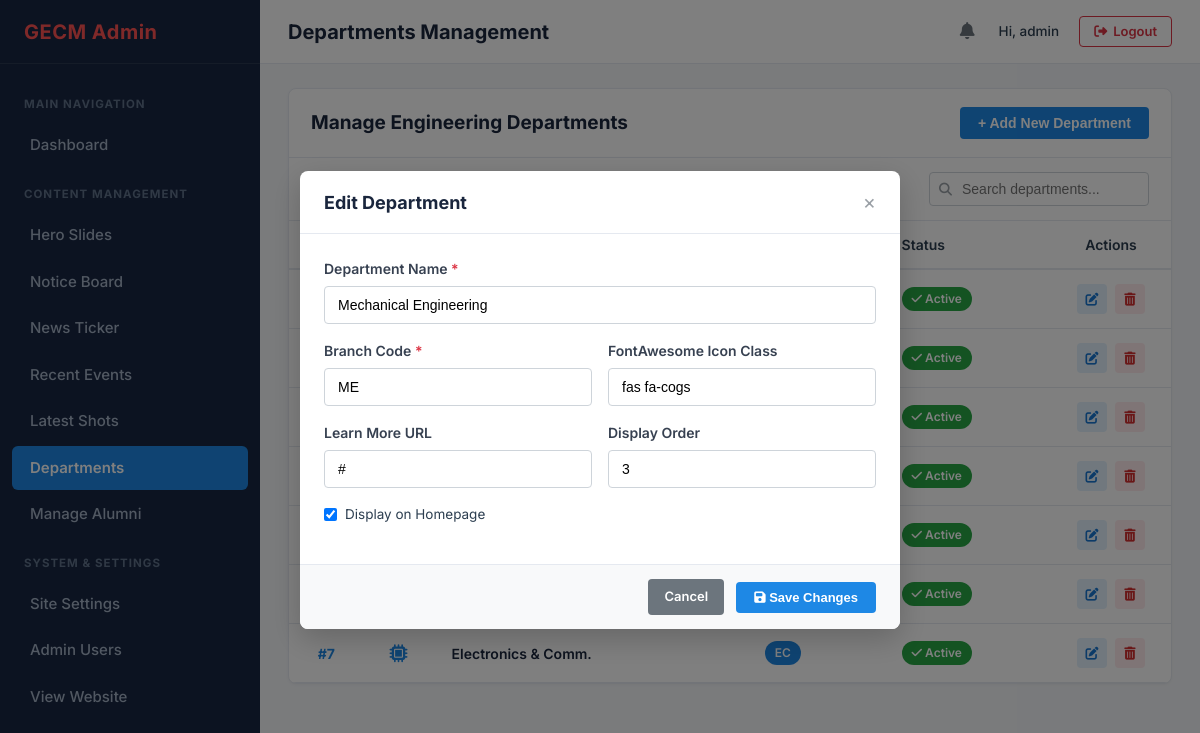
/admin/departments.php?edit=3 (signed in), run on an earlier commit of the app's database.
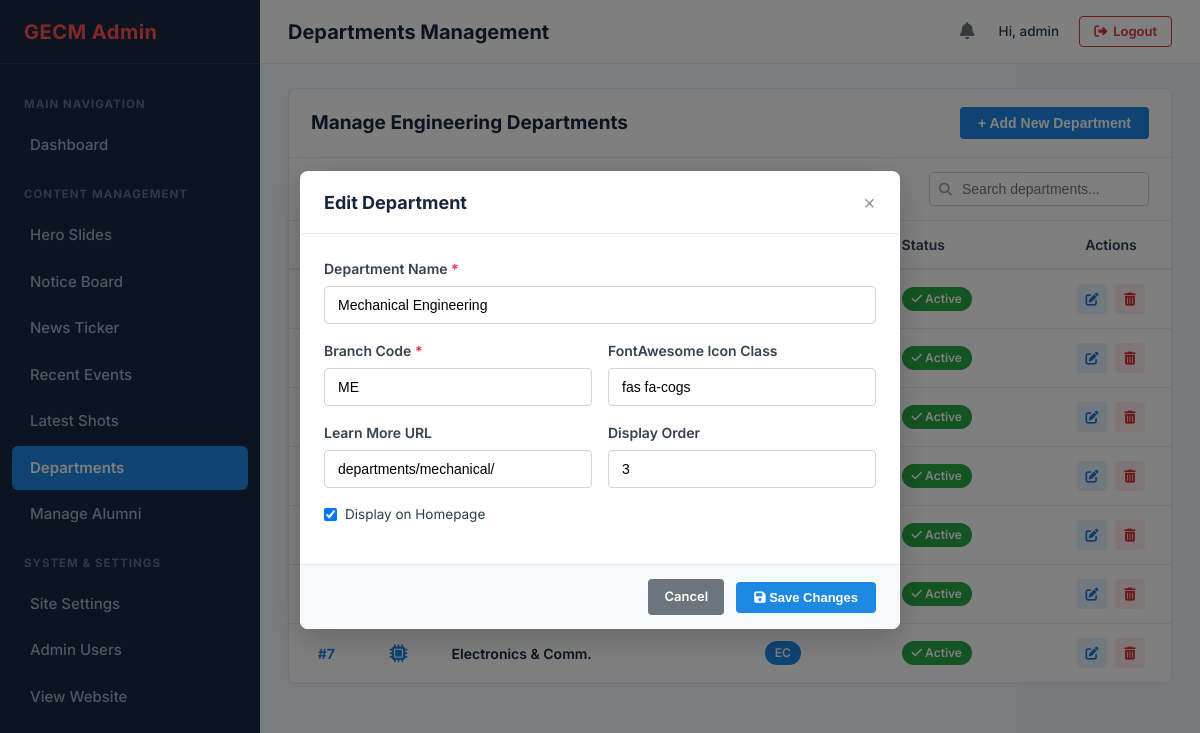
And on a later commit of the database.
### tables this page shows
CREATE TABLE IF NOT EXISTS `departments` (
    `id` INT AUTO_INCREMENT PRIMARY KEY,
    `name` VARCHAR(150) NOT NULL,
    `code` VARCHAR(20) NOT NULL UNIQUE,
    `icon_class` VARCHAR(100) NOT NULL DEFAULT 'fas fa-graduation-cap',
    `learn_more_url` VARCHAR(255) DEFAULT '#',
    `display_order` INT NOT NULL DEFAULT 0,
    `is_active` TINYINT(1) NOT NULL DEFAULT 1,
    `created_at` TIMESTAMP DEFAULT CURRENT_TIMESTAMP,
    INDEX `idx_dept_active` (`is_active`, `display_order`)
);

### admin/includes/auth.php (called while the page is built, shortened)
<?php
function getLoggedInAdmin() {
    return [
        'id'       => $_SESSION['admin_id'] ?? 1,
        'username' => $_SESSION['admin_username'] ?? 'admin',
        'role'     => $_SESSION['admin_role'] ?? 'super_admin'
    ];
}

### admin/departments.php (the view, shortened to what this page needs)
<?php
require_once __DIR__ . '/includes/auth.php';
$pdo = getDBConnection();
$editItem = null;
if (isset($_GET['edit'])) {
    $id = (int)$_GET['edit'];
    if ($id > 0) {
        $stmt = $pdo->prepare("SELECT * FROM departments WHERE id = ?");
        $stmt->execute([$id]);
        $editItem = $stmt->fetch();
    }
}
$departments = [];
if ($pdo) {
    $stmt = $pdo->query("SELECT * FROM departments ORDER BY display_order ASC, id ASC");
    $departments = $stmt->fetchAll();
}
$current_page = 'departments';
$page_title = 'Departments Management';
require_once __DIR__ . '/includes/header.php';
?>
<div class="admin-card">
    <div class="card-top">
        <div class="card-title-group">
            <h2 class="card-title">Manage Engineering Departments</h2>
        </div>
        <button type="button" class="btn-add-new" onclick="openModal('addDeptModal')">
            + Add New Department
        </button>
    </div>
    <div class="card-actions-row">
        <div class="card-filters" style="margin-left: auto;">
            <div class="search-input-group">
                <i class="fas fa-search"></i>
                <input type="text" class="search-input" placeholder="Search departments..." data-table-search="deptsTable">
            </div>
        </div>
    </div>
    <div class="table-responsive">
        <table class="admin-table" id="deptsTable">
            <thead>
                <tr>
                    <th style="width: 60px;">Order</th>
                    <th style="width: 70px;">Icon</th>
                    <th>Department Name</th>
                    <th>Code</th>
                    <th>Status</th>
                    <th style="width: 120px; text-align: center;">Actions</th>
                </tr>
            </thead>
            <tbody>
                <?php foreach ($departments as $row): ?>
                <tr data-status="<?= $row['is_active'] ? 'active' : 'inactive' ?>">
                    <td style="font-weight: 700; color: #1e88e5; text-align: center;">#<?= $row['display_order'] ?></td>
                    <td style="text-align: center; font-size: 18px; color: #1e88e5;">
                        <i class="<?= htmlspecialchars($row['icon_class']) ?>"></i>
                    </td>
                    <td style="font-weight: 600; color: #1a263d;">
                        <?= htmlspecialchars($row['name']) ?>
                    </td>
                    <td>
                        <span class="badge badge-primary"><?= htmlspecialchars($row['code']) ?></span>
                    </td>
                    <td>
                        <a href="departments.php?toggle=<?= $row['id'] ?>" title="Click to toggle status">
                            <?php if ($row['is_active']): ?>
                                <span class="badge badge-success"><i class="fas fa-check"></i> Active</span>
                            <?php else: ?>
                                <span class="badge badge-secondary"><i class="fas fa-eye-slash"></i> Inactive</span>
                            <?php endif; ?>
                        </a>
                    </td>
                    <td style="text-align: center;">
                        <div class="table-actions" style="justify-content: center;">
                            <a href="departments.php?edit=<?= $row['id'] ?>" class="btn-table-action btn-edit" title="Edit">
                                <i class="fas fa-edit"></i>
                            </a>
                            <a href="departments.php?delete=<?= $row['id'] ?>" class="btn-table-action btn-delete" title="Delete" onclick="return confirm('Delete this department?');">
                                <i class="fas fa-trash-alt"></i>
                            </a>
                        </div>
                    </td>
                </tr>
                <?php endforeach; ?>
            </tbody>
        </table>
    </div>
</div>
<?php if ($editItem): ?>
<div class="modal-overlay active" id="editDeptModal">
    <div class="modal-dialog">
        <div class="modal-header">
            <h3 class="modal-title">Edit Department</h3>
            <a href="departments.php" class="modal-close">&times;</a>
        </div>
        <form method="POST" action="departments.php">
            <div class="modal-body">
                <div class="form-group">
                    <label class="form-label" for="edit_name">Department Name <span class="required">*</span></label>
                    <input type="text" name="name" id="edit_name" class="form-control" value="<?= htmlspecialchars($editItem['name']) ?>" required>
                </div>
                <div class="form-row">
                    <div class="form-group">
                        <label class="form-label" for="edit_code">Branch Code <span class="required">*</span></label>
                        <input type="text" name="code" id="edit_code" class="form-control" value="<?= htmlspecialchars($editItem['code']) ?>" required>
                    </div>
                    <div class="form-group">
                        <label class="form-label" for="edit_icon_class">FontAwesome Icon Class</label>
                        <input type="text" name="icon_class" id="edit_icon_class" class="form-control" value="<?= htmlspecialchars($editItem['icon_class']) ?>" required>
                    </div>
                </div>
                <div class="form-row">
                    <div class="form-group">
                        <label class="form-label" for="edit_learn_more_url">Learn More URL</label>
                        <input type="text" name="learn_more_url" id="edit_learn_more_url" class="form-control" value="<?= htmlspecialchars($editItem['learn_more_url']) ?>">
                    </div>
                    <div class="form-group">
                        <label class="form-label" for="edit_display_order">Display Order</label>
                        <input type="number" name="display_order" id="edit_display_order" class="form-control" value="<?= $editItem['display_order'] ?>" min="1">
                    </div>
                </div>
                <div class="form-group">
                    <label class="form-check">
                        <input type="checkbox" name="is_active" value="1" <?= $editItem['is_active'] ? 'checked' : '' ?>>
                        <span>Display on Homepage</span>
                    </label>
                </div>
            </div>
            <div class="modal-footer">
                <a href="departments.php" class="btn-secondary">Cancel</a>
                <button type="submit" class="btn-primary"><i class="fas fa-save"></i> Save Changes</button>
            </div>
        </form>
    </div>
</div>
<?php endif; ?>
<?php require_once __DIR__ . '/includes/footer.php'; ?>

### admin/includes/header.php (shortened to what this page needs)
<?php
require_once __DIR__ . '/auth.php';
$admin = getLoggedInAdmin();
$current_page = $current_page ?? 'dashboard';
$page_title = $page_title ?? 'Dashboard Overview';
?>
<!DOCTYPE html>
<html lang="en">
<head>
    <link rel="stylesheet" href="https://cdnjs.cloudflare.com/ajax/libs/font-awesome/6.5.1/css/all.min.css">
    <link rel="stylesheet" href="css/admin.css">
</head>
<body>
    <div class="admin-layout">
        <aside class="admin-sidebar" id="adminSidebar">
            <div class="sidebar-header">
                <a href="dashboard.php" class="sidebar-brand">
                    GECM Admin
                </a>
            </div>
            <ul class="sidebar-menu">
                <li class="menu-category">Main Navigation</li>
                <li class="menu-item <?= ($current_page === 'dashboard') ? 'active' : '' ?>">
                    <a href="dashboard.php" class="menu-link">
                        <span>Dashboard</span>
                    </a>
                </li>
                <li class="menu-category">Content Management</li>
                <li class="menu-item <?= ($current_page === 'hero') ? 'active' : '' ?>">
                    <a href="hero.php" class="menu-link">
                        <span>Hero Slides</span>
                    </a>
                </li>
                <li class="menu-item <?= ($current_page === 'notices') ? 'active' : '' ?>">
                    <a href="notices.php" class="menu-link">
                        <span>Notice Board</span>
                    </a>
                </li>
                <li class="menu-item <?= ($current_page === 'ticker') ? 'active' : '' ?>">
                    <a href="ticker.php" class="menu-link">
                        <span>News Ticker</span>
                    </a>
                </li>
                <li class="menu-item <?= ($current_page === 'events') ? 'active' : '' ?>">
                    <a href="events.php" class="menu-link">
                        <span>Recent Events</span>
                    </a>
                </li>
                <li class="menu-item <?= ($current_page === 'shots') ? 'active' : '' ?>">
                    <a href="shots.php" class="menu-link">
                        <span>Latest Shots</span>
                    </a>
                </li>
                <li class="menu-item <?= ($current_page === 'departments') ? 'active' : '' ?>">
                    <a href="departments.php" class="menu-link">
                        <span>Departments</span>
                    </a>
                </li>
                <li class="menu-item <?= ($current_page === 'alumni') ? 'active' : '' ?>">
                    <a href="alumni.php" class="menu-link">
                        <span>Manage Alumni</span>
                    </a>
                </li>
                <li class="menu-category">System & Settings</li>
                <li class="menu-item <?= ($current_page === 'settings') ? 'active' : '' ?>">
                    <a href="settings.php" class="menu-link">
                        <span>Site Settings</span>
                    </a>
                </li>
                <li class="menu-item <?= ($current_page === 'admins') ? 'active' : '' ?>">
                    <a href="admins.php" class="menu-link">
                        <span>Admin Users</span>
                    </a>
                </li>
                <li class="menu-item">
                    <a href="../index.php" target="_blank" class="menu-link">
                        <span>View Website</span>
                    </a>
                </li>
            </ul>
        </aside>
        <div class="admin-main">
            <header class="admin-topbar">
                <div class="topbar-left">
                    <h1 class="page-title"><?= htmlspecialchars($page_title) ?></h1>
                </div>
                <div class="topbar-right">
                    <div class="topbar-bell" title="Notifications">
                        <i class="fas fa-bell"></i>
                    </div>
                    <div class="topbar-user">
                        Hi, <?= htmlspecialchars($admin['username']) ?>
                    </div>
                    <a href="logout.php" class="btn-logout">
                        <i class="fas fa-sign-out-alt"></i> Logout
                    </a>
                </div>
            </header>
            <main class="admin-content">

### admin/includes/footer.php (shortened to what this page needs)
        </main>
    </div>
</div>
</body>
</html>

What changed in the data, as far as the page shows it:
changed departments "Mechanical Engineering": learn_more_url "#" → "departments/mechanical/"
